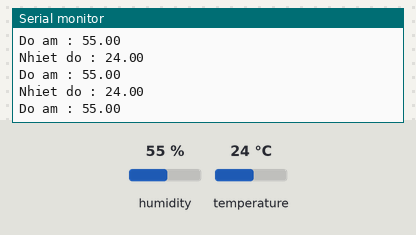
Bench run of a sketch on a simulated ESP8266 (NodeMCU). Parts: the last lines printed to the serial monitor. Inputs (shaded band) come from the test bench; at power-on: humidity 55 %, temperature 24 °C.

Above: at 3.8 s.
3.9 s: humidity set to 22 %
At 7.3 s:
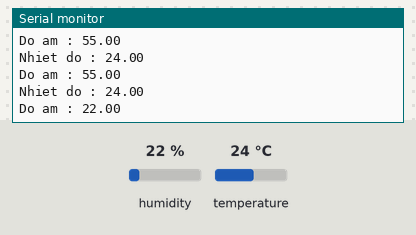
7.8 s: temperature set to 12 °C
At 9.5 s:
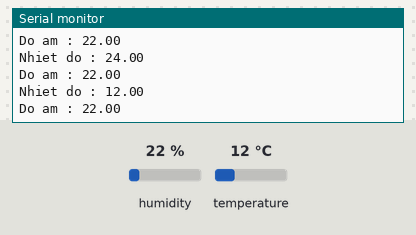
11.7 s: humidity set to 40 %
At 12.7 s:
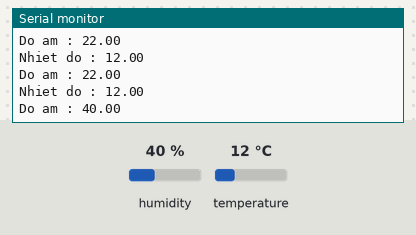
Timing chart, 0 to 14.7 s (numbered marks = the images above; inputs shaded):
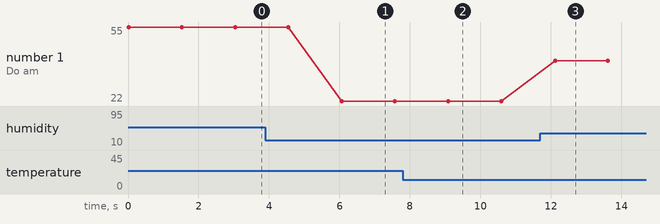

The sketch:

DHT11.ino
```cpp
 #include<DHT.h>

const int DHTPIN1 = D2;       //Chân đọc dữ liệu từ cảm biến
const int DHTTYPE = DHT11;  //Loại cảm biến dùng
DHT dht(DHTPIN1, DHTTYPE);

void setup() {
  Serial.begin(115200);
  dht.begin();         // Khởi động cảm biến
}

void loop() {
  float h = dht.readHumidity();    //Đọc độ ẩm
  float t = dht.readTemperature(); //Đọc nhiệt độ

  Serial.print("Nhiet do : ");
  Serial.println(t);
  Serial.print("Do am : ");
  Serial.println(h);

  delay(1500);
  Serial.println();                //Xuống hàng

}
```

Measured:
- after the input at 3.9 s, the serial monitor: prints a new line after 2.2 s (image 1)
- after the input at 7.8 s, the serial monitor: prints a new line after 1.3 s (image 2)
- after the input at 11.7 s, the serial monitor: prints a new line after 0.42 s (image 3)
- plotted number 1: 55 → 22 after the input at 3.9 s, 22 → 40 after the input at 11.7 s
